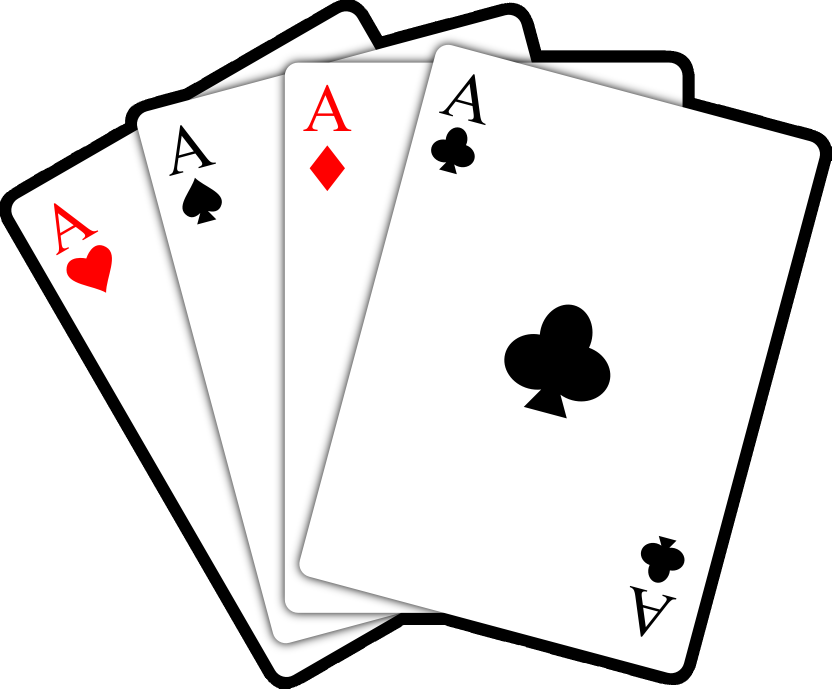
#> input picture cards.png, 2494 x 2065 px (shown at 1/3 size)
$ python colorDetection.py
#> lines starting #> are read from the running program, lines starting #| are printed output that depends on the picture; after the words box and inside, x2 and y2 are one past the last pixel; in counts of white or black regions, pixels touching at a corner belong together
import cv2
import numpy as np


def empty(a):
    pass


# Create Track bars
cv2.namedWindow("TrackBars")
cv2.resizeWindow("TrackBars", 640, 240)
cv2.createTrackbar("hue min", "TrackBars", 0, 179, empty)
cv2.createTrackbar("hue max", "TrackBars", 0, 179, empty)
cv2.createTrackbar("sat min", "TrackBars", 0, 255, empty)
cv2.createTrackbar("sat max", "TrackBars", 153, 255, empty)
cv2.createTrackbar("value min", "TrackBars", 255, 255, empty)
cv2.createTrackbar("value max", "TrackBars", 255, 255, empty)

while True:
    img1 = cv2.imread("cards.png")
#> img1 is the input picture: shape (2065, 2494, 3); mean B, G, R 232.4, 232.4, 233.8
    img = cv2.resize(img1, (500, 500))
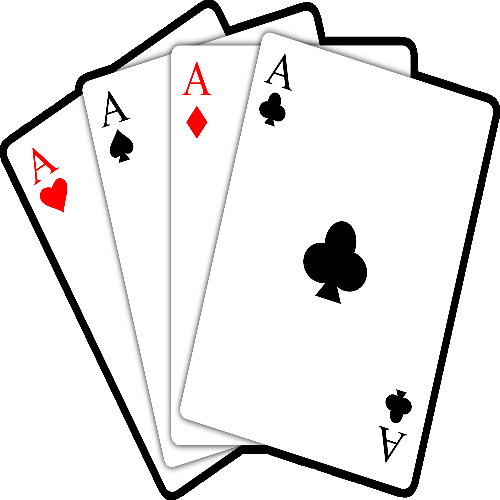
#> img: shape (500, 500, 3); mean B, G, R 232.4, 232.4, 233.8
    #cv2.imshow("original", img)
    imgHSV = cv2.cvtColor(img, cv2.COLOR_BGR2HSV)
#> imgHSV: shape (500, 500, 3); mean H, S, V 0, 1.4, 233.8

    # get trackbar values
    h_min = cv2.getTrackbarPos("hue min", "TrackBars")
    h_max = cv2.getTrackbarPos("hue min", "TrackBars")
    s_min = cv2.getTrackbarPos("sat min", "TrackBars")
    s_max = cv2.getTrackbarPos("sat max", "TrackBars")
    v_min = cv2.getTrackbarPos("value min", "TrackBars")
    v_max = cv2.getTrackbarPos("value max", "TrackBars")
    print(h_min, h_max, s_min, s_max, v_min, v_max)
    lower = np.array([h_min, s_min, v_min])
    upper = np.array([h_max, s_max, v_max])
    imgMask = cv2.inRange(imgHSV, lower, upper)
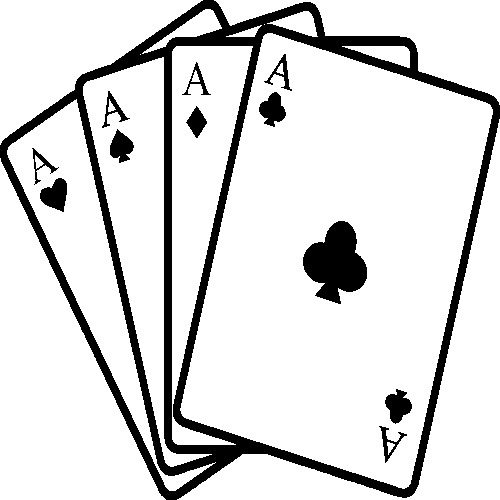
#> imgMask: shape (500, 500); 86.1% white; 12 black regions, largest, box (x1, y1, x2, y2) and area: (0, 0, 500, 500) 27507, (303, 221, 367, 304) 3313, (40, 178, 67, 212) 606
    imgResult = cv2.bitwise_and(img, img, mask=imgMask)
    cv2.imshow("hsv img", imgHSV)
    cv2.imshow("res", imgResult)

    cv2.imshow("mask", imgMask)
    cv2.waitKey(1)

$ run again, with shape.png copied over cards.png
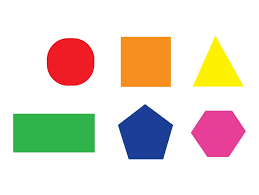
#> input picture shape.png, 259 x 195 px
#> img1 is the input picture: shape (195, 259, 3); mean B, G, R 209.6, 220.8, 230.4
#> `img = cv2.resize(img1, (500, 500))`:
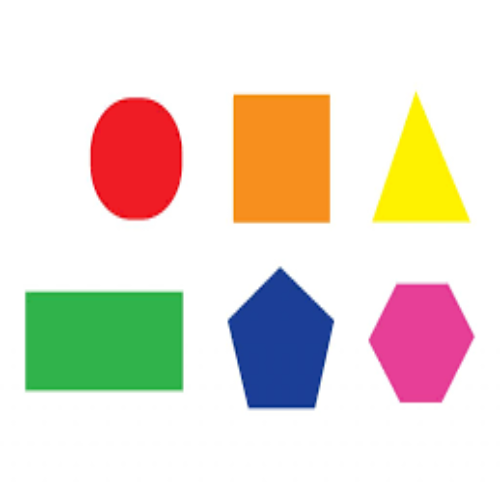
#> img: shape (500, 500, 3); mean B, G, R 209.6, 220.8, 230.4
#> imgHSV: shape (500, 500, 3); mean H, S, V 26.2, 53.1, 243.8
#> `imgMask = cv2.inRange(imgHSV, lower, upper)`:
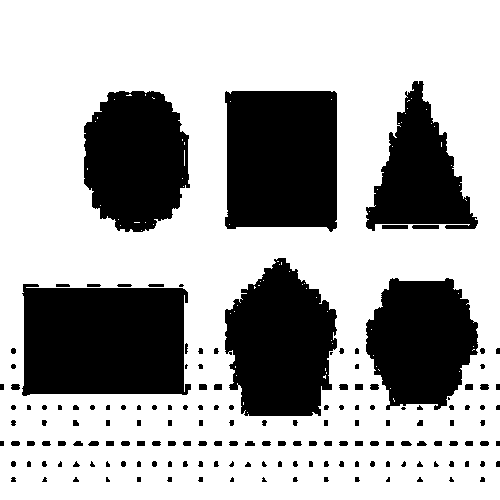
#> imgMask: shape (500, 500); 67.5% white; 160 black regions (27 under 20 px), largest, box (x1, y1, x2, y2) and area: (22, 284, 191, 396) 17137, (225, 91, 337, 232) 15024, (225, 258, 337, 416) 13128
